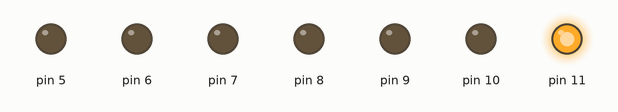
A sketch run on a simulated Arduino Uno, built with avr-gcc and run on an emulated ATmega328P. Shown: output pins drawn as LEDs (lit = HIGH).

Above: at 0.2 s.
At 1.2 s:
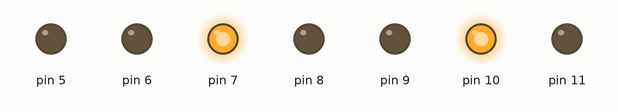
At 1.7 s:
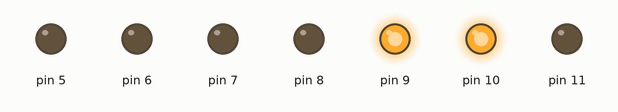
At 2.7 s:
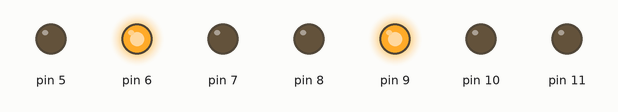
At 4.2 s:
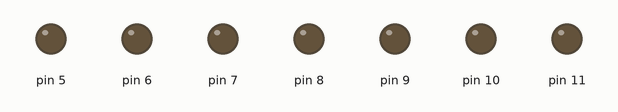
At 5.7 s:
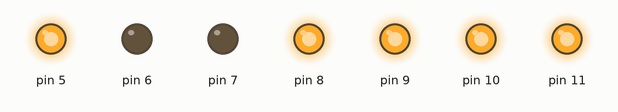
Timing chart, 0 to 6.5 s (numbered marks = the images above):
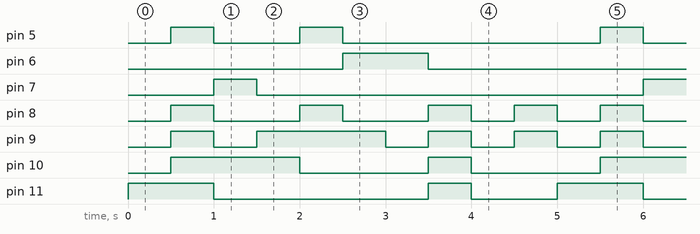

Measured:
- by itself, pin 5: repeats every 5.0 s: LOW 1.0 s, HIGH 0.50 s, LOW 3.0 s, HIGH 0.50 s
- by itself, pin 6: alternates HIGH for 1.0 s and LOW for 4.0 s
- by itself, pin 7: alternates HIGH for 0.50 s and LOW for 4.5 s
- by itself, pin 8: repeats every 5.0 s: 2 × (LOW 1.0 s, HIGH 0.50 s), 2 × (LOW 0.50 s, HIGH 0.50 s)
- by itself, pin 9: repeats every 5.0 s: LOW 0.50 s, HIGH 1.5 s, 3 × (LOW 0.50 s, HIGH 0.50 s)
- by itself, pin 10: repeats every 5.0 s: LOW 1.5 s, HIGH 0.50 s, LOW 1.5 s, HIGH 1.5 s
- by itself, pin 11: repeats every 5.0 s: HIGH 0.50 s, LOW 1.0 s, HIGH 1.0 s, LOW 2.5 s

The sketch:

P3.1.ino
```cpp
void setup()
{
  pinMode(5, OUTPUT);
  pinMode(6, OUTPUT);
  pinMode(7, OUTPUT);
  pinMode(8, OUTPUT);
  pinMode(9, OUTPUT);
  pinMode(10, OUTPUT);
  pinMode(11, OUTPUT);

  digitalWrite(5, HIGH);
  digitalWrite(6, HIGH);
  digitalWrite(7, HIGH);
  digitalWrite(8, HIGH);
  digitalWrite(9, HIGH);
  digitalWrite(10, HIGH);
  digitalWrite(11, HIGH);
}

void loop()
{
  //0
  digitalWrite(5, LOW);
  digitalWrite(6, LOW);
  digitalWrite(7, LOW);
  digitalWrite(8, LOW);
  digitalWrite(9, LOW);
  digitalWrite(10, LOW);
  digitalWrite(11, HIGH);
  delay(500);

  //1
  digitalWrite(5, HIGH);
  digitalWrite(6, LOW);
  digitalWrite(7, LOW);
  digitalWrite(8, HIGH);
  digitalWrite(9, HIGH);
  digitalWrite(10, HIGH);
  digitalWrite(11, HIGH);
  delay(500);

  //2
  digitalWrite(5, LOW);
  digitalWrite(6, LOW);
  digitalWrite(7, HIGH);
  digitalWrite(8, LOW);
  digitalWrite(9, LOW);
  digitalWrite(10, HIGH);
  digitalWrite(11, LOW);
  delay(500);

  //3
  digitalWrite(5, LOW);
  digitalWrite(6, LOW);
  digitalWrite(7, LOW);
  digitalWrite(8, LOW);
  digitalWrite(9, HIGH);
  digitalWrite(10, HIGH);
  digitalWrite(11, LOW);
  delay(500);

  //4
  digitalWrite(5, HIGH);
  digitalWrite(6, LOW);
  digitalWrite(7, LOW);
  digitalWrite(8, HIGH);
  digitalWrite(9, HIGH);
  digitalWrite(10, LOW);
  digitalWrite(11, LOW);
  delay(500);

  //5
  digitalWrite(5, LOW);
  digitalWrite(6, HIGH);
  digitalWrite(7, LOW);
  digitalWrite(8, LOW);
  digitalWrite(9, HIGH);
  digitalWrite(10, LOW);
  digitalWrite(11, LOW);
  delay(500);

  //6
  digitalWrite(5, LOW);
  digitalWrite(6, HIGH);
  digitalWrite(7, LOW);
  digitalWrite(8, LOW);
  digitalWrite(9, LOW);
  digitalWrite(10, LOW);
  digitalWrite(11, LOW);
  delay(500);

  //7
  digitalWrite(5, LOW);
  digitalWrite(6, LOW);
  digitalWrite(7, LOW);
  digitalWrite(8, HIGH);
  digitalWrite(9, HIGH);
  digitalWrite(10, HIGH);
  digitalWrite(11, HIGH);
  delay(500);

  //8
  digitalWrite(5, LOW);
  digitalWrite(6, LOW);
  digitalWrite(7, LOW);
  digitalWrite(8, LOW);
  digitalWrite(9, LOW);
  digitalWrite(10, LOW);
  digitalWrite(11, LOW);
  delay(500);

  //9
  digitalWrite(5, LOW);
  digitalWrite(6, LOW);
  digitalWrite(7, LOW);
  digitalWrite(8, HIGH);
  digitalWrite(9, HIGH);
  digitalWrite(10, LOW);
  digitalWrite(11, LOW);
  delay(500);

}
```
